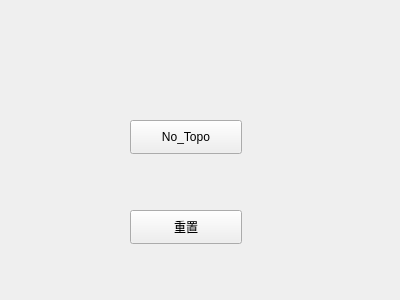
<?xml version="1.0" encoding="UTF-8"?>
<ui version="4.0">
 <class>CGraphEditorUI</class>
 <widget class="QWidget" name="CGraphEditorUI">
  <property name="geometry">
   <rect>
    <x>0</x>
    <y>0</y>
    <width>400</width>
    <height>300</height>
   </rect>
  </property>
  <property name="windowTitle">
   <string>Form</string>
  </property>
  <widget class="QPushButton" name="ResetpushButton">
   <property name="geometry">
    <rect>
     <x>130</x>
     <y>210</y>
     <width>112</width>
     <height>34</height>
    </rect>
   </property>
   <property name="text">
    <string>重置</string>
   </property>
  </widget>
  <widget class="QPushButton" name="NoTopopushButton">
   <property name="geometry">
    <rect>
     <x>130</x>
     <y>120</y>
     <width>112</width>
     <height>34</height>
    </rect>
   </property>
   <property name="text">
    <string>No_Topo</string>
   </property>
  </widget>
 </widget>
 <resources/>
 <connections>
  <connection>
   <sender>ResetpushButton</sender>
   <signal>clicked()</signal>
   <receiver>CGraphEditorUI</receiver>
   <slot>on_reset_btn_clicked()</slot>
   <hints>
    <hint type="sourcelabel">
     <x>212</x>
     <y>269</y>
    </hint>
    <hint type="destinationlabel">
     <x>263</x>
     <y>255</y>
    </hint>
   </hints>
  </connection>
  <connection>
   <sender>NoTopopushButton</sender>
   <signal>clicked()</signal>
   <receiver>CGraphEditorUI</receiver>
   <slot>on_Non_topologicalSorting_btn_clicked()</slot>
   <hints>
    <hint type="sourcelabel">
     <x>227</x>
     <y>24</y>
    </hint>
    <hint type="destinationlabel">
     <x>284</x>
     <y>21</y>
    </hint>
   </hints>
  </connection>
 </connections>
 <slots>
  <slot>on_bfs_btn_clicked()</slot>
  <slot>on_dfs_btn_clicked()</slot>
  <slot>on_topologicalSorting_btn_clicked()</slot>
  <slot>on_reset_btn_clicked()</slot>
  <slot>on_kruskal_btn_clicked()</slot>
  <slot>on_dijkstra_btn_clicked()</slot>
  <slot>on_prim_btn_clicked()</slot>
  <slot>on_Non_topologicalSorting_btn_clicked()</slot>
 </slots>
</ui>
